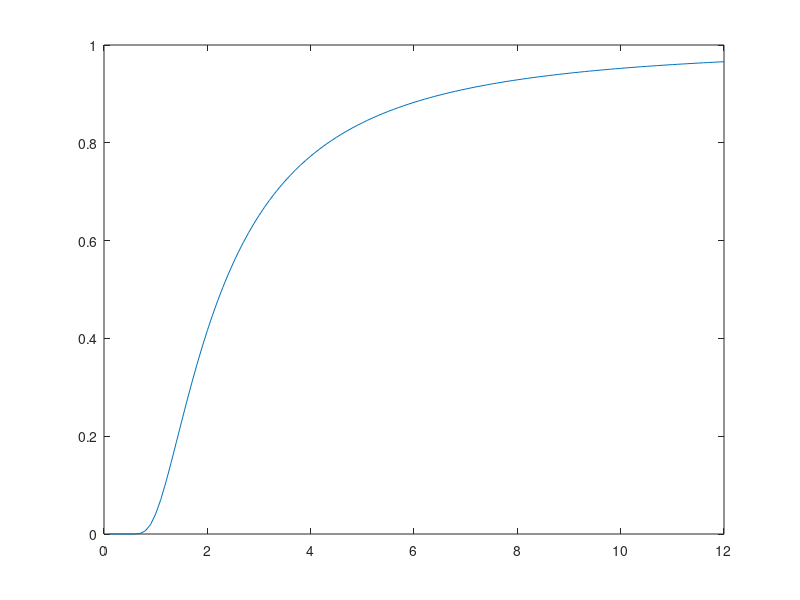

The MATLAB script that drew this image: (Note: this script raises an error after producing the figure.)
%%-------------2.c----------------------
%%
char_eq=@ (b, V)((sqrt(1-b)*besselj(1,V*sqrt(1-b))/besselj(0, V*sqrt(1-b)))-(sqrt(b)*besselk(1,V*sqrt(b))/besselk(0, V*sqrt(b))));
betas=zeros(1,(12-0.1)/0.1);
i=1;
for V=0.1:0.1:12
   characteristic_equation=@(b)(char_eq(b, V));
   betas(i)=fsolve(characteristic_equation, 0.97); 
   i=i+1; 
end
V=0.1:0.1:12;
plot(V,abs(betas));

%%--------2.d---------------------------
%%
a=5*10^(-6);
w0=@(V)(a*(0.65+1.619*V^(-3/2)+2.879*V^(-6)));
eq=@(x, y, V)(exp((-(x^2+y^2)/(w0(V)^2))));
Aeff=zeros(1,1.6/0.02+1);
i=1;
for V=0.8:0.02:2.4
   disp(V);
   integrant_num=@(x, y)(abs(eq(x, y, V))^2);
   integrant_den=@(x, y)(abs(eq(x, y, V))^4);
   numerator=(integrate(integrant_num))^2;
   denominator=(integrate(integrant_den));
   Aeff(i)=numerator/denominator;
   i=i+1;
end
Aeff=Aeff./(pi*a^2);
V=0.8:0.02:2.4;
plot(V, Aeff);